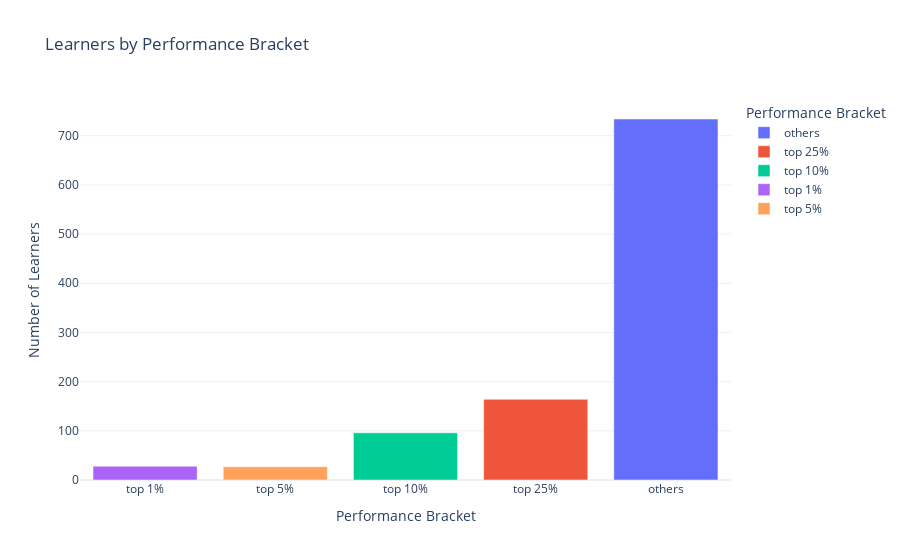

Notebook code for this chart:
### Markdown cell above
### **Performance Brackets**

### Code cell
perf_counts = df["performance_bracket"].value_counts().reset_index()
perf_counts.columns = ["performance_bracket", "num_learners"]

fig_bar = px.bar(
    perf_counts,
    x="performance_bracket",
    y="num_learners",
    title="Learners by Performance Bracket",
    labels={"performance_bracket": "Performance Bracket", "num_learners": "Number of Learners"},
    template="plotly_white",
    color="performance_bracket"
)
fig_bar.update_layout(xaxis={'categoryorder':'array', 'categoryarray':['top 1%','top 5%','top 10%','top 25%', 'others']})
fig_bar.show()

### Figure 1 — Plotly figure (JSON) as saved in the notebook; plotly's stock layout.template omitted (floating-point values rounded to 4 significant figures)
{"data": [{"alignmentgroup": "True", "hovertemplate": "Performance Bracket=%{x}<br>Number of Learners=%{y}<extra></extra>", "legendgroup": "others", "marker": {"color": "#636efa", "pattern": {"shape": ""}}, "name": "others", "offsetgroup": "others", "orientation": "v", "showlegend": true, "textposition": "auto", "type": "bar", "x": ["others"], "xaxis": "x", "y": [734], "yaxis": "y"}, {"alignmentgroup": "True", "hovertemplate": "Performance Bracket=%{x}<br>Number of Learners=%{y}<extra></extra>", "legendgroup": "top 25%", "marker": {"color": "#EF553B", "pattern": {"shape": ""}}, "name": "top 25%", "offsetgroup": "top 25%", "orientation": "v", "showlegend": true, "textposition": "auto", "type": "bar", "x": ["top 25%"], "xaxis": "x", "y": [164], "yaxis": "y"}, {"alignmentgroup": "True", "hovertemplate": "Performance Bracket=%{x}<br>Number of Learners=%{y}<extra></extra>", "legendgroup": "top 10%", "marker": {"color": "#00cc96", "pattern": {"shape": ""}}, "name": "top 10%", "offsetgroup": "top 10%", "orientation": "v", "showlegend": true, "textposition": "auto", "type": "bar", "x": ["top 10%"], "xaxis": "x", "y": [96], "yaxis": "y"}, {"alignmentgroup": "True", "hovertemplate": "Performance Bracket=%{x}<br>Number of Learners=%{y}<extra></extra>", "legendgroup": "top 1%", "marker": {"color": "#ab63fa", "pattern": {"shape": ""}}, "name": "top 1%", "offsetgroup": "top 1%", "orientation": "v", "showlegend": true, "textposition": "auto", "type": "bar", "x": ["top 1%"], "xaxis": "x", "y": [28], "yaxis": "y"}, {"alignmentgroup": "True", "hovertemplate": "Performance Bracket=%{x}<br>Number of Learners=%{y}<extra></extra>", "legendgroup": "top 5%", "marker": {"color": "#FFA15A", "pattern": {"shape": ""}}, "name": "top 5%", "offsetgroup": "top 5%", "orientation": "v", "showlegend": true, "textposition": "auto", "type": "bar", "x": ["top 5%"], "xaxis": "x", "y": [27], "yaxis": "y"}], "layout": {"barmode": "relative", "legend": {"title": {"text": "Performance Bracket"}, "tracegroupgap": 0}, "title": {"text": "Learners by Performance Bracket"}, "xaxis": {"anchor": "y", "categoryarray": ["top 1%", "top 5%", "top 10%", "top 25%", "others"], "categoryorder": "array", "domain": [0, 1], "title": {"text": "Performance Bracket"}}, "yaxis": {"anchor": "x", "domain": [0, 1], "title": {"text": "Number of Learners"}}}}
